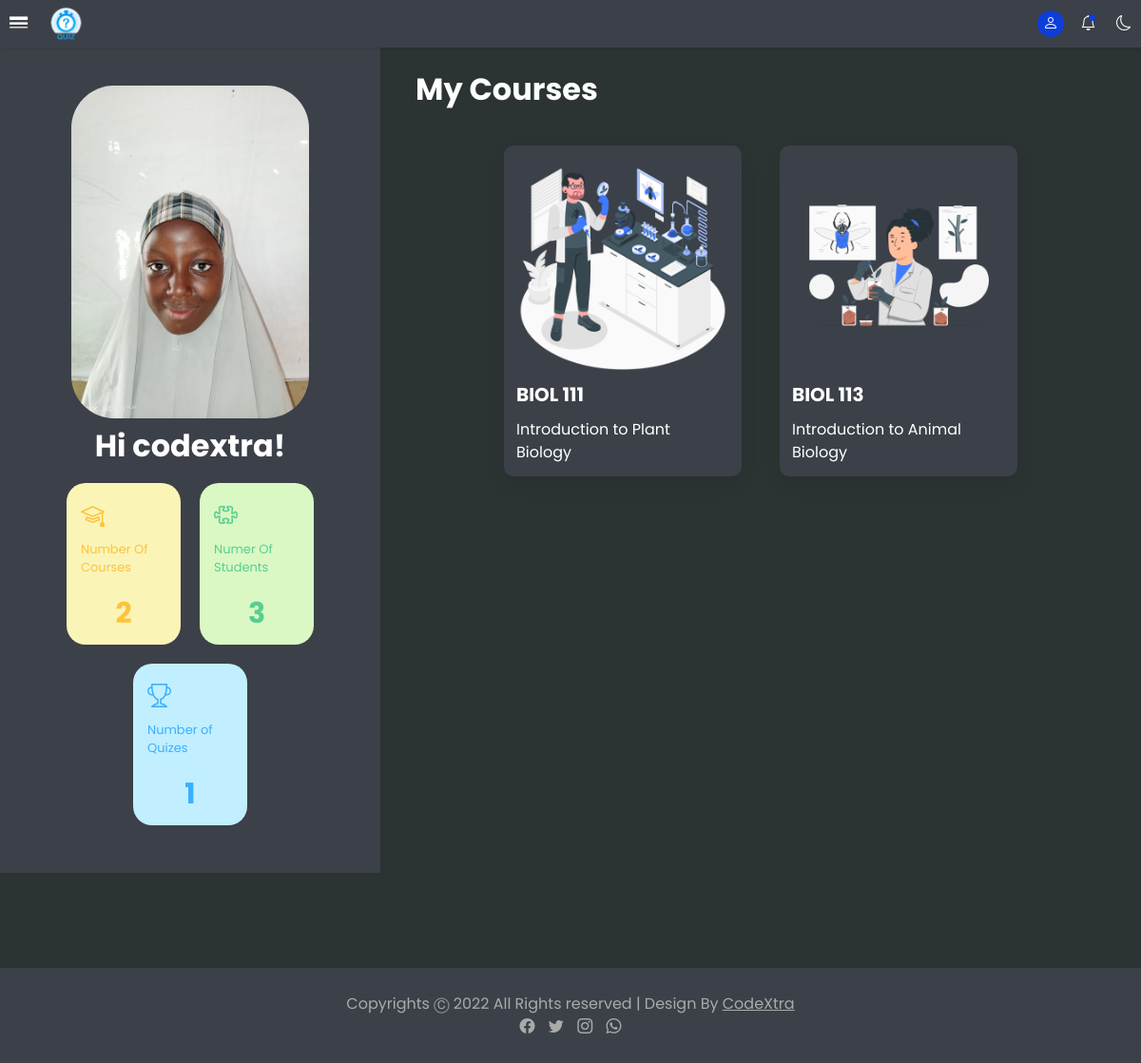
The app's page /teacher/index.php?teacher=1 (signed in) with its own data.
### tables this page shows
CREATE TABLE `courses` (
  `id` int(11) NOT NULL,
  `course_id` text NOT NULL,
  `course_category_id` int(11) NOT NULL,
  `course_name` text NOT NULL,
  `course_short_name` text NOT NULL,
  `level` int(11) NOT NULL,
  `date_created` int(11) NOT NULL
);

### teacher/navbar.php (called while the page is built, shortened)
<?php
  if (isset($_SESSION['teacher'])) {
    $id = $_SESSION['teacher'];
  }
?>

### teacher/index.php (the view, shortened to what this page needs)
<?php
require "../includes/db.inc.php";
$myCourses = array();
if (isset($_SESSION['teacher'])) {
  $id = $_SESSION['teacher'];
  $sql = "SELECT * FROM teachers_enrollment WHERE teacher_id = '$id';";
  $result = mysqli_query($conn, $sql);
  if (mysqli_num_rows($result) > 0) {
    while ($row = mysqli_fetch_assoc($result)) {
      $course_id = $row['course_id'];
      $sql1 = "SELECT * FROM courses WHERE id = '$course_id';";
      $result1 = mysqli_query($conn, $sql1);
      while ($row1 = mysqli_fetch_assoc($result1)) {
        $course_cat = $row1['course_category_id'];
        $cat = "SELECT * FROM course_category WHERE id = '$course_cat';";
        $cat_result = mysqli_query($conn, $cat);
        $cat_row = mysqli_fetch_assoc($cat_result);
        $data = array();
        $data[] = $row1['id'];
        $data[] = $row1['course_name'];
        $data[] = $row1['course_short_name'];
        $data[] = strtolower($cat_row['cat_name']);
        $myCourses[] = $data;
      }
    }
  }
}
if (isset($_SESSION['teacher'])) {
  $id1 = $_SESSION['teacher'];
  $sql3 = "SELECT * FROM teachers_enrollment WHERE teacher_id = '$id1';";
  $result3 = mysqli_query($conn, $sql3);
  $course_num = mysqli_num_rows($result3);
}
if (isset($_SESSION['teacher'])) {
  $id2 = $_SESSION['teacher'];
  $sql4 = "SELECT * FROM classes WHERE teacher = '$id2';";
  $result4 = mysqli_query($conn, $sql4);
  if (mysqli_num_rows($result4) > 0) {
    $row4 = mysqli_fetch_assoc($result4);
    $class_id = $row4['id'];
    $sql5 = "SELECT * FROM users WHERE `level` = '$class_id';";
    $result5 = mysqli_query($conn, $sql5);
    $student_no = mysqli_num_rows($result5);
  } else {
    $student_no = 0;
  }
}
if (isset($_SESSION['teacher'])) {
  $id3 = $_SESSION['teacher'];
  $sql6 = "SELECT * FROM teachers_enrollment WHERE teacher_id = '$id3';";
  $result6 = mysqli_query($conn, $sql6);
  $quiz_num = 0;
  if (mysqli_num_rows($result6) > 0) {
    while ($row6 = mysqli_fetch_assoc($result6)) {
      $course_id = $row6['course_id'];
      $sql7 = "SELECT * FROM quizes WHERE id = '$course_id';";
      $result7 = mysqli_query($conn, $sql7);
      if (mysqli_num_rows($result7) > 0) {
        while ($row7 = mysqli_fetch_assoc($result7)) {
          $quiz_num++;
        }
      }
    }
  }
}
if (isset($_SESSION['teacher'])) {
  $id = $_SESSION['teacher'];
  $file = "../img-uploads/teacher" . $id . "*";
  $fileSearch = glob($file);
  if (count($fileSearch) > 0) {
    $file_path = $fileSearch[0];
    if (file_exists($file_path)) {
      $src = $file_path;
    } else {
      $src = "../images/avatar.png";
    }
  } else {
    $src = "../images/avatar.png";
  }
} else {
  $src = "../images/avatar.png";
}
?>
<!DOCTYPE html>
<html lang="en">
<head>
  <link href="https://cdn.jsdelivr.net/npm/bootstrap@5.0.2/dist/css/bootstrap.min.css" rel="stylesheet">
  <link rel="stylesheet" href="https://cdn.jsdelivr.net/npm/bootstrap-icons@1.9.1/font/bootstrap-icons.css">
  <link rel="stylesheet" href="../public/style.css">
</head>
<body>
  <?php
  require("./header.php");
  require("./navbar.php");
  ?>
  <main>
    <div class="row">
      <div class="col-md-4">
        <div class="user-profile d-flex align-items-center justify-content-center">
          <div class="profile-img">
            <img src="<?php echo $src; ?>" alt="Avatar">
          </div>
          <h2>Hi <?php if (isset($_SESSION['teacher'])) {
                    echo $_SESSION['uid'] . "!";
                  } else {
                    echo "Anonymous";
                  } ?></h2>
          <div class="profile-body">
            <div class="stats row d-flex align-items-center justify-content-center">
              <div class="stat col-sm-4">
                <div class="sec">
                  <div class="icon"><i class="bi bi-mortarboard"></i></div>
                  <div class="text">
                    <p>Number Of Courses</p>
                  </div>
                  <div class="number"><?php if (isset($_SESSION['teacher'])) {
                                        echo $course_num;
                                      } ?></div>
                </div>
              </div>
              <div class="stat col-sm-4">
                <div class="sec">
                  <div class="icon"><i class="bi bi-puzzle"></i></div>
                  <div class="text">
                    <p>Numer Of Students</p>
                  </div>
                  <div class="number"><?php if (isset($_SESSION['teacher'])) {
                                        echo $student_no;
                                      } ?></div>
                </div>
              </div>
              <div class="stat col-sm-4">
                <div class="sec">
                  <div class="icon"><i class="bi bi-trophy"></i></div>
                  <div class="text">
                    <p>Number of Quizes</p>
                  </div>
                  <div class="number"><?php if (isset($_SESSION['teacher'])) {
                                        echo $quiz_num;
                                      } ?></div>
                </div>
              </div>
            </div>
          </div>
        </div>
      </div>
      <div class="col-md-8">
        <?php
        if (isset($_SESSION['teacher'])) {
        ?>
          <div class="mine content">
            <div class="heading">
              <h2>My Courses</h2>
            </div>
            <div class="courses">
              <div class="row d-flex align-items-start justify-content-center">
                <?php
                foreach ($myCourses as $myCourse) {
                  $src = "../images/" . $myCourse[3] . rand(1, 2) . ".png";
                  echo '
                      <div class="col-md-4">
                      <a href="./course.php?course=' . $myCourse[0] . '&teacher=' . $id . '">
                      <div class="image">
                        <img src="' . $src . '" alt="' . $myCourse[3] . '">
                      </div>
                      <div class="head">' . $myCourse[2] . '</div>
                      <div class="text">' . $myCourse[1] . '</div>
                      </a>
                      </div>
                      ';
                }
                ?>
              </div>
            </div>
          </div>
        <?php } ?>
      </div>
    </div>
  </main>
  </div>
  <?php
  require "../admin/footer.php";
  ?>
</body>
</html>

### public/style.css (style rules this page uses)
:root { --bg: #f0f0f1; --blue: #0e3eda; --light-blue: #5d8bf4; --white: #fff; --gray: #ddd; --dark-gray: #444; --dark : #000; }
* { margin: 0; padding: 0; box-sizing: border-box; font-family: 'Poppins', sans-serif; }
body { background-color: var(--bg); }
main { margin-top: 50px; width: 100%; min-height: 100%; transition: all 0.5s ease; color: var(--dark); }
main .row { width: 100%; margin-left: 0; }
nav.nav-collapse ~ main { width: 100%; height: 100%; }
main .row .col-md-4 { background-color: var(--white); padding: 40px; }
main .row .col-md-4 .user-profile { flex-direction: column; }
main .row .col-md-4 .user-profile h2 { margin: 10px; font-weight: bolder; }
main .row .col-md-4 .user-profile .profile-img { background-color: rgba(171, 201, 255, 0.3); width: 250px; height: 350px; border-radius: 45px; overflow: hidden; }
main .row .col-md-4 .user-profile .profile-img img { width: 100%; height: 100%; object-fit: cover; }
main .row .col-md-4 .user-profile .profile-body .stats .stat { margin: 10px; width: 120px; height: 170px; padding: 15px; border-radius: 20px; display: inline-block; }
main .row .col-md-4 .user-profile .profile-body .stats .stat:nth-child(1) { background-color: #faf4b7; color: #ffc23c; }
main .row .col-md-4 .user-profile .profile-body .stats .stat:nth-child(2) { background-color: #d9f8c4; color: #59ce8f; }
main .row .col-md-4 .user-profile .profile-body .stats .stat:nth-child(3) { background-color: #c1efff; color: #3ab0ff; }
main .row .col-md-4 .user-profile .profile-body .stats .stat .sec .icon i { font-size: 25px; }
main .row .col-md-4 .user-profile .profile-body .stats .stat .sec .text p { margin-top: 7px; font-size: 13px; }
main .row .col-md-4 .user-profile .profile-body .stats .stat .sec .number { font-size: 30px; text-align: center; font-weight: bold; }
.content { padding: 25px; }
.content .heading h2 { font-weight: bold; }
.content .courses .row .col-md-4 { width: 250px; margin: 20px; padding: 13px; border-radius: 10px; cursor: pointer; background-color: var(--white); box-shadow: 0 9px 20px 0 rgba(0, 0, 0, 0.06); }
.content .courses .row .col-md-4 .image { width: 100%; height: 100%; }
.content .courses .row .col-md-4 .image img { width: 100%; height: 100%; object-fit: cover; }
.content .courses .row .col-md-4 .head { font-size: 20px; font-weight: bolder; }
main .head, main .level { margin: 10px 0; }
main .courses { margin: 20px 10px; }
main .courses a { text-decoration: none; color: var(--dark); }
main .courses .image { width: 70px; height: 70px; }
main .courses .image img { width: 100%; height: 100%; }
html, body { height: 100%; margin: 0; }

### records on screen
courses: shows a picture, course_short_name "BIOL 111", course_name "Introduction to Plant Biology"
courses: shows a picture, course_short_name "BIOL 113", course_name "Introduction to Animal Biology"

### other values on screen
$_SESSION['uid'] "codextra"
$course_num "2"
$student_no "3"
$quiz_num "1"
